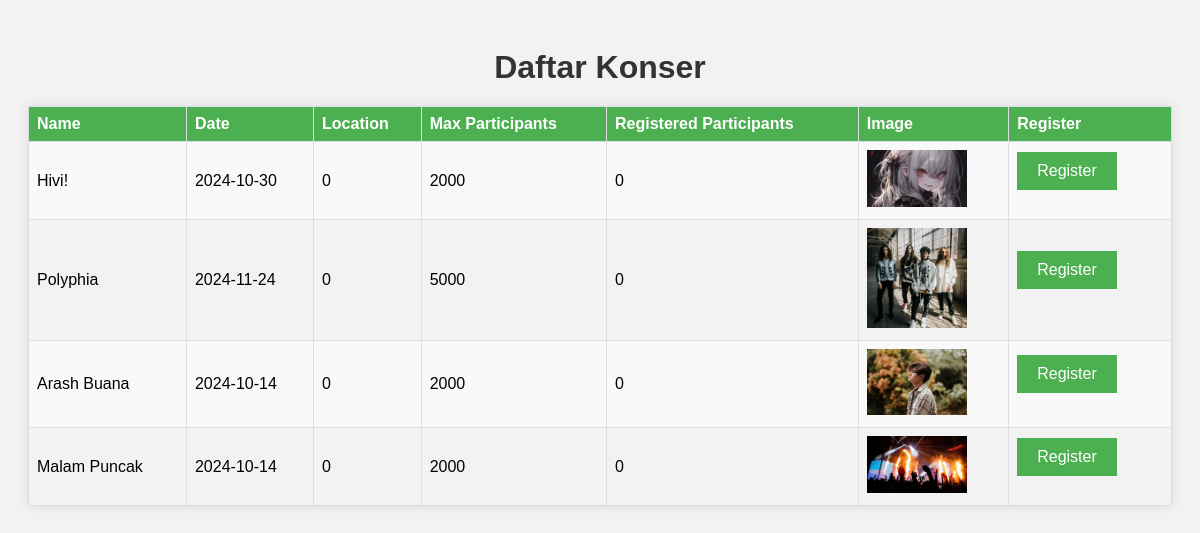
The page /tesuts/tesuts/list_concert.php on the database as committed earlier.
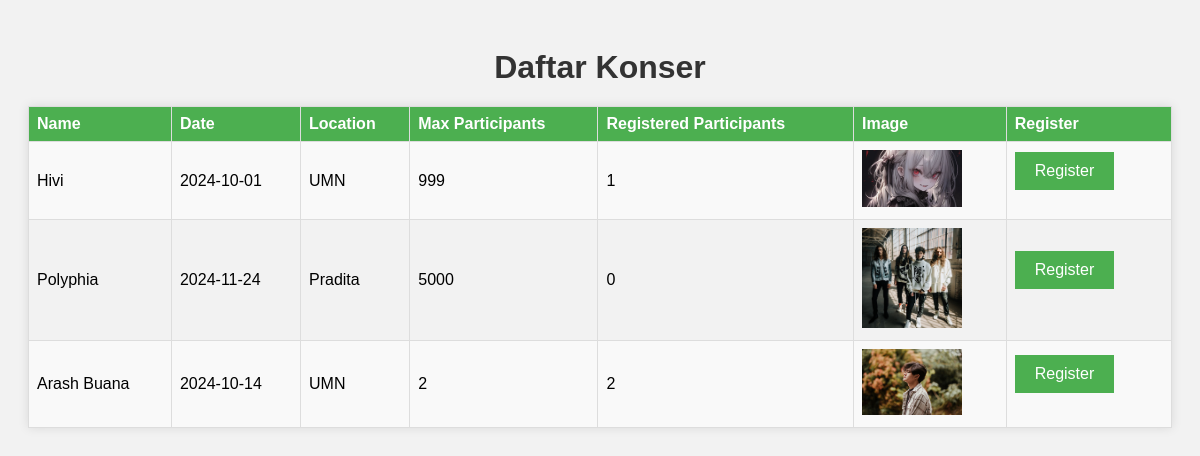
The same page on the database as committed later.
### tables this page shows
CREATE TABLE `concerts` (
  `id` int(11) NOT NULL,
  `name` varchar(255) NOT NULL,
  `date` date NOT NULL,
  `location` varchar(255) NOT NULL,
  `max_participants` int(11) DEFAULT 0,
  `image` varchar(255) NOT NULL,
  `description` text DEFAULT NULL
);

### tesuts/tesuts/list_concert.php (the view, shortened to what this page needs)
<?php
$conn = new mysqli("localhost", "root", "", "concert_system");
$result = $conn->query("SELECT * FROM concerts");
?>
<!DOCTYPE html>
<html lang="en">
<head>
    <link rel="stylesheet" href="style.css">
</head>
<body>
    <h1 style="text-align: center; margin-bottom: 20px;">Daftar Konser</h1>
    <table>
        <tr>
            <th>Name</th>
            <th>Date</th>
            <th>Location</th>
            <th>Max Participants</th>
            <th>Registered Participants</th>
            <th>Image</th>
            <th>Register</th>
        </tr>
        <?php while ($row = $result->fetch_assoc()): ?>
            <?php
            $stmt = $conn->prepare("SELECT COUNT(*) as total FROM registrations WHERE concert_id = ?");
            $stmt->bind_param("i", $row['id']);
            $stmt->execute();
            $stmt->bind_result($total_registered);
            ?>
            <tr>
                <td><?php echo htmlspecialchars($row['name']); ?></td>
                <td><?php echo htmlspecialchars($row['date']); ?></td>
                <td><?php echo htmlspecialchars($row['location']); ?></td>
                <td><?php echo htmlspecialchars($row['max_participants']); ?></td>
                <td><?php echo htmlspecialchars($total_registered); ?></td>
                <td><img src="<?php echo htmlspecialchars($row['image']); ?>" alt="Concert Image"></td>
                <td>
                    <form method="GET" action="register.php">
                        <button type="submit" class="register-button">Register</button>
                    </form>
                </td>
            </tr>
        <?php endwhile; ?>
    </table>
</body>
</html>

Rows that differ between the two databases and show on the page:
removed concerts: name "Malam Puncak", date "2024-10-14", location "0", max_participants "2000", total_registered "0", image (picture)
changed concerts: name "Hivi!" → "Hivi"; date "2024-10-30" → "2024-10-01"; location "0" → "UMN"; max_participants "2000" → "999"; total_registered "0" → "1"
changed concerts "Polyphia": location "0" → "Pradita"
changed concerts "Arash Buana": location "0" → "UMN"; max_participants "2000" → "2"; total_registered "0" → "2"
